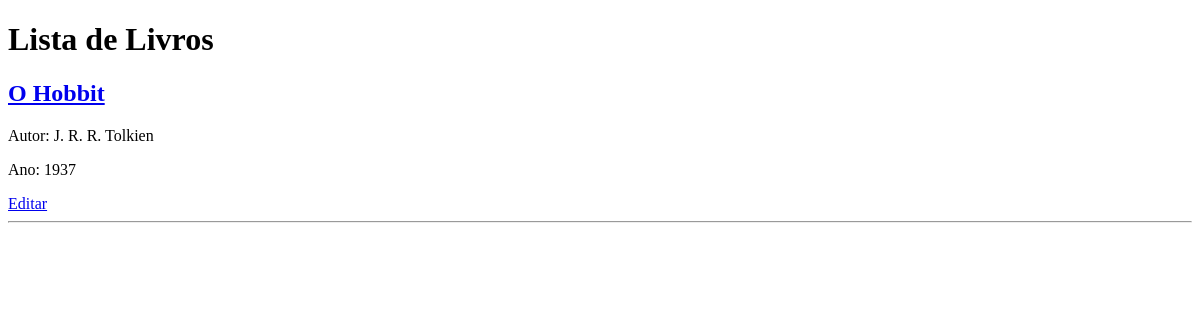
The page /livros/ on the database as committed earlier.
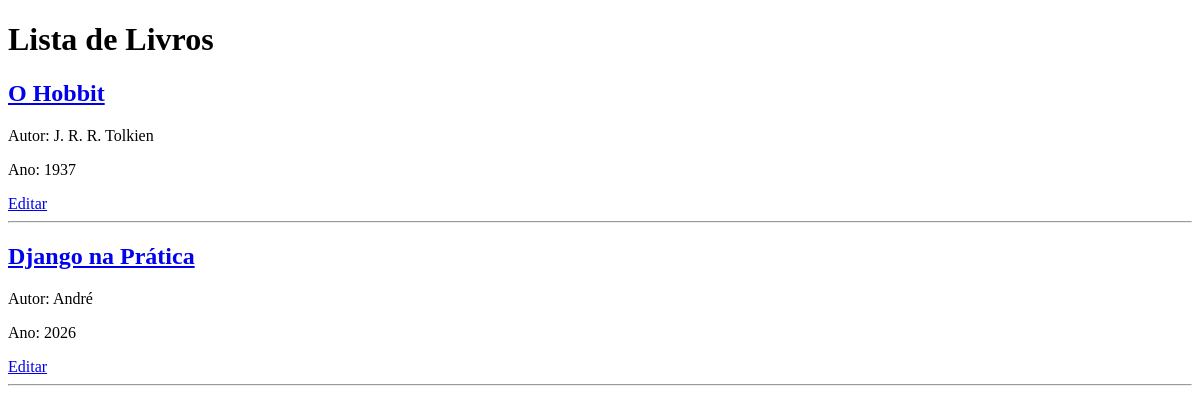
The same page on the database as committed later.
### livros/models.py (models this page shows, shortened)
class Livro(models.Model):
    titulo = models.CharField(max_length=100)
    autor = models.CharField(max_length=100)
    ano_publicacao = models.IntegerField()

### livros/views.py (the view)
# urls.py: path('', views.lista_livros, name='lista_livros'),
def lista_livros(request):
    livros = Livro.objects.all()
    contexto = {
        'livros': livros
    }
    return render(request, 'livros/lista_livros.html', contexto)

### livros/templates/livros/lista_livros.html (shortened to what this page needs)
<!DOCTYPE html>
<html>
<head>
</head>
<body>
    <h1>Lista de Livros</h1>
    {% for livro in livros %}
        <a href="{% url 'detalhe_livro' livro.id %}">
        <h2>{{ livro.titulo }}</h2>
        </a>
        <p>Autor: {{ livro.autor }}</p>
        <p>Ano: {{ livro.ano_publicacao }}</p>
        <a href="{% url 'editar_livro' livro.id %}">
        Editar
        </a>
        <hr>
    {% endfor %}
</body>
</html>

Rows that differ between the two databases and show on the page:
added Livro: titulo "Django na Prática", autor "André", ano_publicacao "2026"
